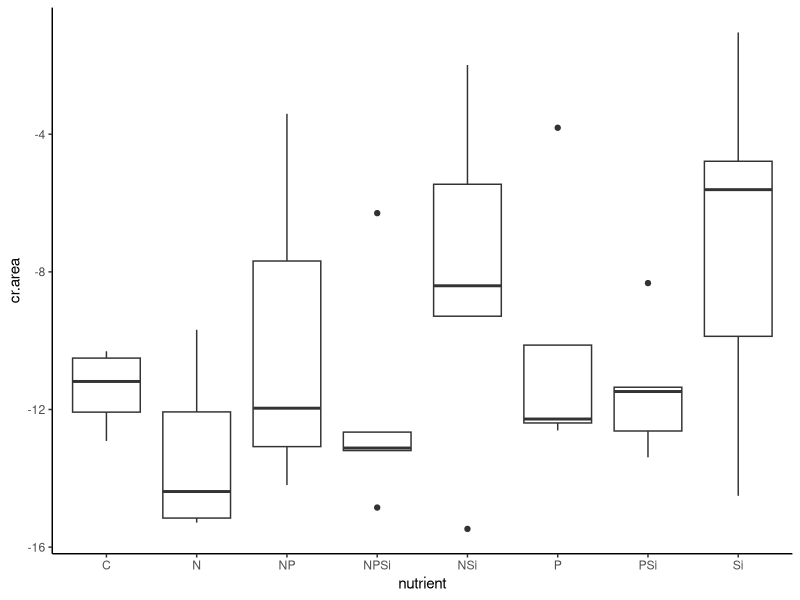
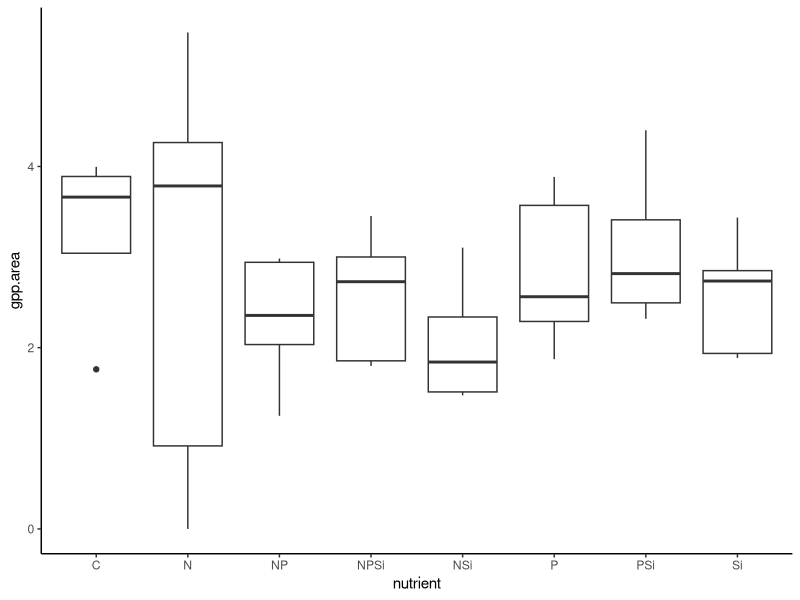
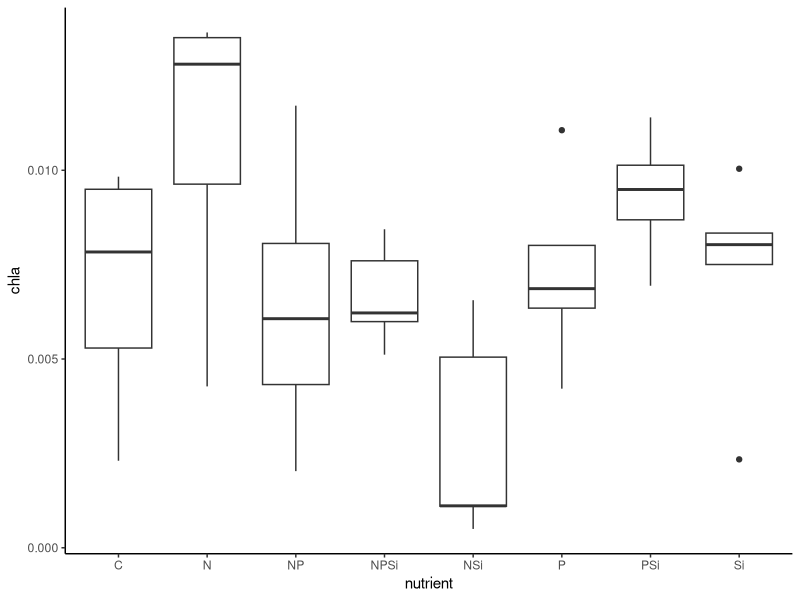
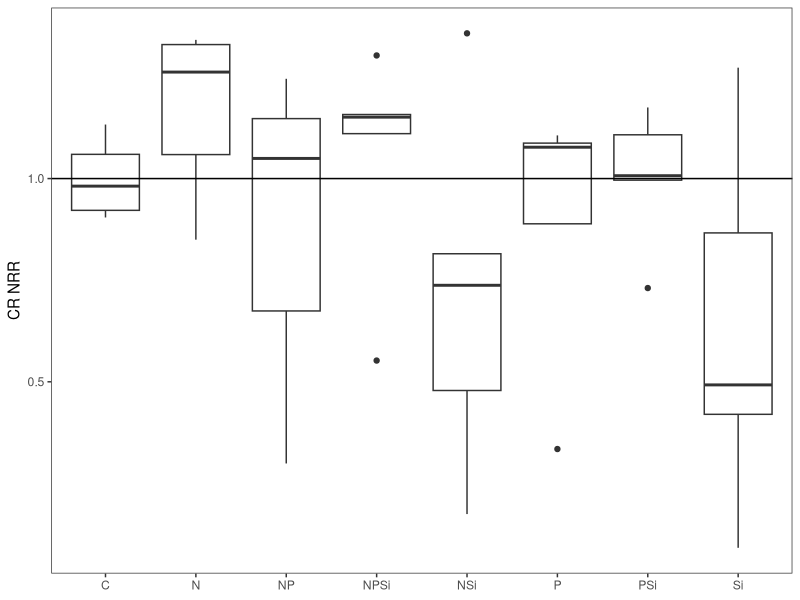
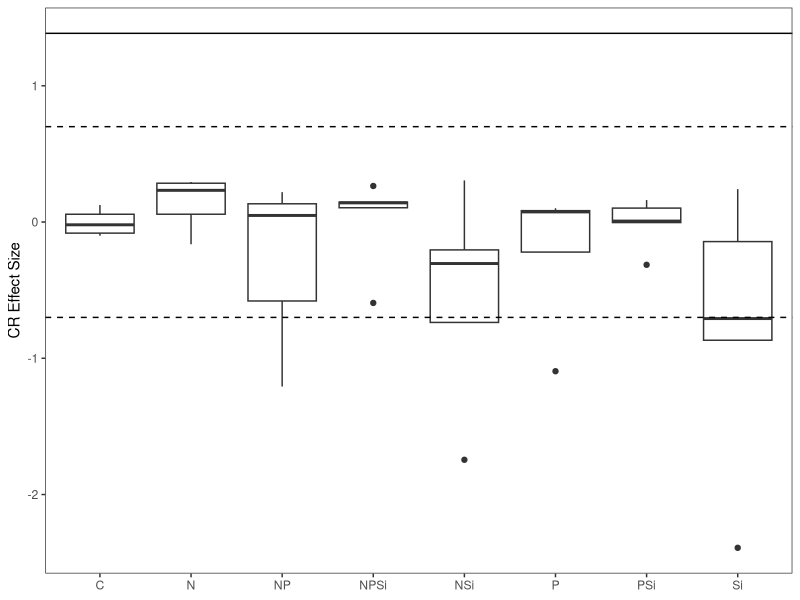
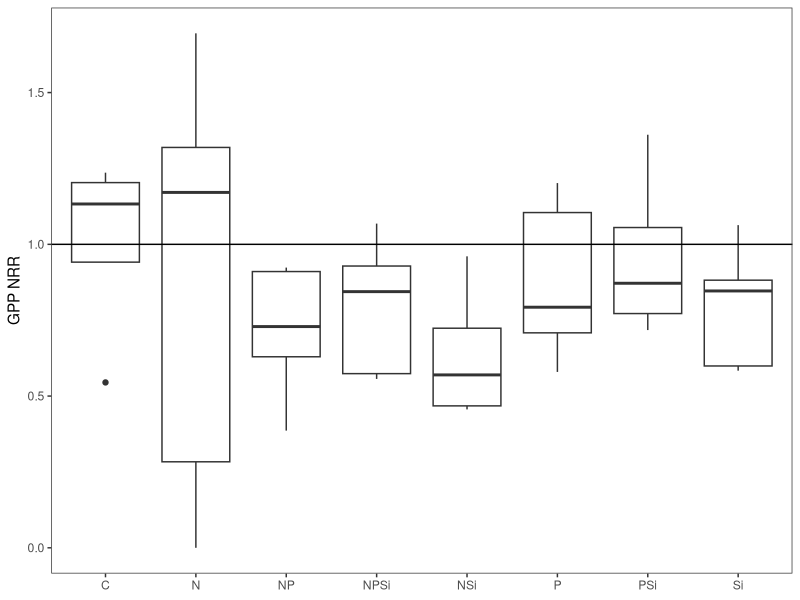
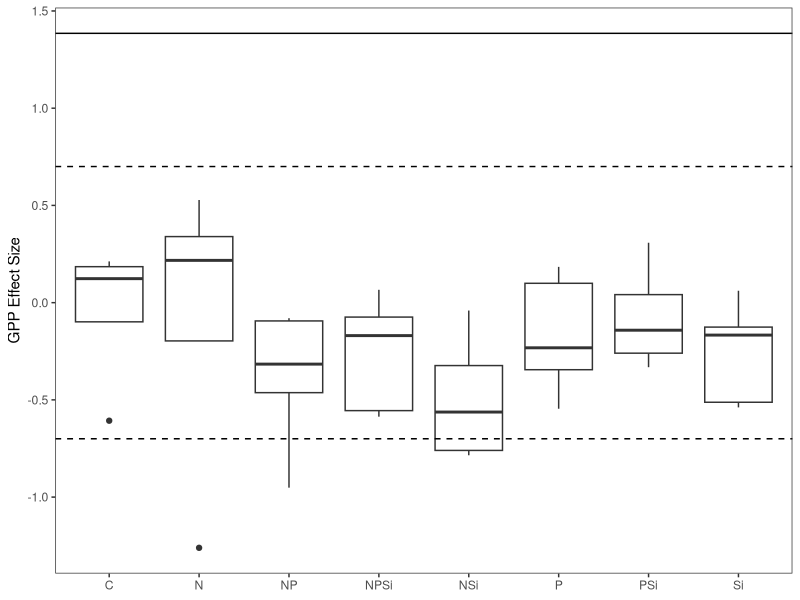
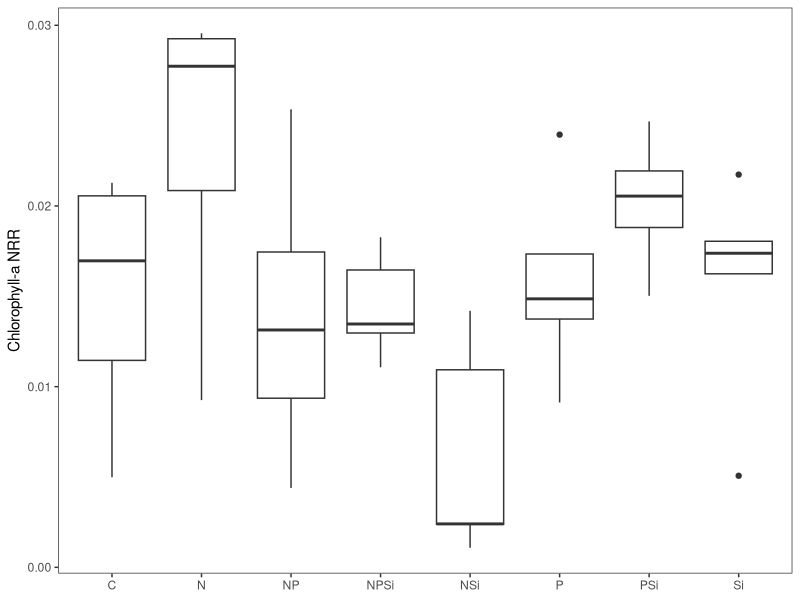

Reproduce these figures in R, in order. (Note: this script raises an error after producing the figures.)
#Author:  Clay Arango
#Creation date: 10-Feb-19
#Script to analyze NDS data from Summer 2018 WSB work with S. Roley and A. Alexiades

#packages
install.packages("nlme")
install.packages("nortest")
install.packages("plyr")
install.packages("dplyr")
install.packages("multcomp")
install.packages("MASS")
install.packages("ggplot2")
library(nlme)
library(nortest)
library(plyr)
library(dplyr)
library(multcomp)
library(MASS)
library(ggplot2)

#Load data
ring_fall <- read.table(file="ring_fall.csv", header=T, sep=",")

#set variable
d = ring_fall

#evaluate data to make sure factors are correct
names(d)

unique(d$nutrient) #control, N, NP, NPSi, NSi, P, PSi, Si
unique(d$N) #should be 0 and 1
unique(d$P) #should be 0 and 1
unique(d$Si) #should be 0 and 1
unique(d$top) #should be "sponge" and "glass"
#if need to change, use recode function below. 
#d$top<-recode(d$top, "cellulose" ="sponge")
str(d)

#convert N and P and Si values (0 or 1 for absence or presence) to factors
d$N<-as.factor(d$N)
d$P<-as.factor(d$P)
d$Si<-as.factor(d$Si)
str(d)

#subset data into gpp and cr response
d.cr = subset(d, top=="sponge", data=d)
d.gpp = subset(d, top=="glass", data=d)

#check for outliers and check data entry before calculating CR-NRR
ggplot(d.cr, aes(x=nutrient, y=cr.area)) + geom_boxplot() + theme_classic()
#P3, O2, T7, K5, L7 are entered correctly, controls look OK
#K3, M1, N8, R6, missing in field

#calculate nrr for cr
x<-ddply(d.cr, "nutrient", summarise, ave_cr = mean(cr.area, na.rm=T)) 
x
d.cr$cr.nrr = d.cr$cr.area/-11.397616 #divide by control ave_cr

#check for outliers and check data entry before calculating GPP- and chla-NRR
ggplot(d.gpp, aes(x=nutrient, y=gpp.area)) + geom_boxplot() + theme_classic()
#K2 is entered correctly
#K1, M7 missing in field
ggplot(d.gpp, aes(x=nutrient, y=chla)) + geom_boxplot() + theme_classic()
#P and Si groups are somewhat spread but somewhat centered

#substitute b.d. chlorophyll with 1/2 detection limit using
#3*SD(y/x)/slope, where SD(y/x) is standard error of the chlorophyll regression
#make vectors for the x (chla) and y (RFU) values found in spreadsheet
#y = c(4.76, 399.36, 760.83, 1244.42, 3162.66, 5616.53)
#x = c(0, 0.025, 0.05, 0.1, 0.25, 0.5)
#summary(lm(y~x))
#chlabd = (345.52/11181.76)/2

#calculate nrr for gpp and chla
x<- ddply(d.gpp, "nutrient", summarise, ave_gpp = mean(gpp.area, na.rm=T), ave_chla = mean(chla, na.rm=T)) 
x
d.gpp$gpp.nrr = d.gpp$gpp.area/3.232171 #divide by control ave_gpp
d.gpp$chla.nrr = d.gpp$chla/0.4619133 #divide by control ave_chla
#use to exclude outliers
#x1<- ddply(subset(d.gpp, !(nds.id=="F6")), "nutrient", summarise, ave_chla = mean(chla_ug_cm2, na.rm=T)) 
#x1
#d.gpp$chla.nrr_1<-d.gpp$chla_ug_cm2/2.700340

#combine into one file and export
d.cr$chla.nrr<-NA
#d.cr$chla.nrr_1<-NA#for excluded outliers
d.cr$gpp.nrr<-NA
d.gpp$cr.nrr<-NA
d.nrr<-rbind(d.cr, d.gpp)
d.nrr$site.date<-"ring_fall"
d.nrr$gpp.es<-log(d.nrr$gpp.nrr)
d.nrr$cr.es<-log(d.nrr$cr.nrr)
d.nrr$chla.es<-log(d.nrr$chla.nrr)

write.table(d.nrr, "ring_fall_nrr.csv",  sep=",", quote=F, row.names =F)

###############
#plots of NRR
##############
ggplot(data=subset(d.cr, !(nutrient=="control")), aes(x=nutrient, y=cr.nrr))+geom_boxplot()+theme_bw()+
  ylab("CR NRR")+geom_abline(slope = 0, intercept = 1)+
  theme(axis.title.x=element_blank(), panel.grid.minor=element_blank(), panel.grid.major=element_blank())
#possible NPSi colimitation, but likely not limited

ggplot(data=subset(d.nrr, (top=="sponge")), aes(x=nutrient, y=cr.es))+geom_boxplot()+theme_bw()+
  ylab("CR Effect Size")+geom_hline(yintercept = 0.7, lty="dashed")+ geom_hline(yintercept = -0.7, lty="dashed")+
  geom_hline(yintercept = 1.385)+
  theme(axis.title.x=element_blank(), panel.grid.minor=element_blank(), panel.grid.major=element_blank())
#nothing over 1.385, so no significance?

ggplot(data=subset(d.gpp, !(nutrient=="control")), aes(x=nutrient, y=gpp.nrr))+geom_boxplot()+theme_bw()+
  ylab("GPP NRR")+geom_abline(slope = 0, intercept = 1)+
  theme(axis.title.x=element_blank(), panel.grid.minor=element_blank(), panel.grid.major=element_blank())
#no limitation

ggplot(data=subset(d.nrr, top =="glass"),aes(x=nutrient, y=gpp.es))+geom_boxplot()+theme_bw()+
  ylab("GPP Effect Size")+geom_hline(yintercept = 0.7, lty="dashed")+
  geom_hline(yintercept = -0.7, lty="dashed")+ geom_hline(yintercept = 1.385)+
  theme(axis.title.x=element_blank(), panel.grid.minor=element_blank(), panel.grid.major=element_blank())
#nothing over 1.385 so no significance?

ggplot(data=subset(d.gpp, !(nutrient=="control")), aes(x=nutrient, y=chla.nrr))+geom_boxplot()+theme_bw()+
  ylab("Chlorophyll-a NRR")+geom_abline(slope = 0, intercept = 1)+ 
  theme(axis.title.x=element_blank(), panel.grid.minor=element_blank(), panel.grid.major=element_blank())
#possible N limitation, but likely not limited

ggplot(data=subset(d.nrr, (top=="glass")), aes(x=nutrient, y=chla.es))+geom_boxplot()+theme_bw()+
  ylab("Chla Effect Size")+ geom_hline(yintercept = 0.7, lty="dashed")+ geom_hline(yintercept = -0.7, lty="dashed")+    
  geom_hline(yintercept = 1.385)+
  theme(axis.title.x=element_blank(), panel.grid.minor=element_blank(), panel.grid.major=element_blank())
#nothing over 1.385 so no significance?

##########
#NRR Summary Files
#########

GPP_sum<-ddply(d.gpp, "nutrient", summarise, ave_nrr.gpp=mean(gpp.nrr, na.rm=T), sd_nrr.gpp=sd(gpp.nrr, na.rm=T), 
               se_nrr.gpp =(sd(gpp.nrr)/sqrt(sum(!is.na(gpp.nrr)))), 
               ci95_nrr.gpp = (1.96*(sd(gpp.nrr)/sqrt(sum(!is.na(gpp.nrr))))),
               ave_nrr.chla=mean(chla.nrr, na.rm=T), sd_nrr.chla=sd(chla.nrr, na.rm=T), 
               se_nrr.chla =(sd(chla.nrr)/sqrt(sum(!is.na(chla.nrr)))), 
               ci95_nrr.chla = (1.96*(sd(chla.nrr)/sqrt(sum(!is.na(chla.nrr))))))
CR_sum<-ddply(d.cr, "nutrient", summarise, ave_nrr.cr=mean(cr.nrr, na.rm=T), sd_nrr.cr=sd(cr.nrr, na.rm=T), 
              se_nrr.cr =(sd(cr.nrr)/sqrt(sum(!is.na(cr.nrr)))), 
              ci95_nrr.cr = (1.96*(sd(cr.nrr)/sqrt(sum(!is.na(cr.nrr))))))

#now combine into one and export
d.sum<-merge(GPP_sum, CR_sum, by="nutrient")
d.sum$site_date<-"ring_fall"
write.table(d.sum, "ring_fall_summ.csv",  sep=",", quote=F, row.names=F)

############################################################
#analyze RESPIRATION data
############################################################

M1<-gls(cr.area~N*P*Si, data=d.cr, na.action=na.omit)
E1<-residuals(M1)
qqnorm(E1)
qqline(E1)
ad.test(E1)
   #residuals are not normal, p=0.01806
hist(E1)  
plot(M1)

plot(filter(d.cr, !is.na(cr.area)) %>% dplyr::select(nutrient), 
     E1, xlab="nutrient", ylab="Residuals")
bartlett.test(cr.area~nutrient, data=d.cr)
   #variance test is ok, p=0.212

anova(M1)
  
#try normalizing
d.cr$l.cr.area = log10(d.cr$cr.area*-1)

M2<-gls(l.cr.area~N*P*Si, data=d.cr, na.action=na.omit)
E2<-residuals(M2)
qqnorm(E2)
qqline(E2)
ad.test(E2)
#residuals are not normal, p=0.0002844
hist(E2)  
plot(M2)

plot(filter(d.cr, !is.na(cr.area)) %>% dplyr::select(nutrient), 
     E1, xlab="nutrient", ylab="Residuals")
bartlett.test(l.cr.area~nutrient, data=d.cr)
#variance test is not equal, p=0.002413

anova(M2)


##########################################################
#do multiple 2 way ANOVAs to improve our ability to interpret
##########################################################
#N and P
M1<-gls(cr.area~N*P, data=d.cr, na.action=na.omit)
E1<-residuals(M1)
qqnorm(E1)
qqline(E1)
ad.test(E1)
#residuals are not normally distributed, p=0.001307
hist(E1)  
plot(M1)

bartlett.test(cr.area~nutrient, data=d.cr)
#variance test OK

anova(M1) #interpretation, no limitation

#remove NA for plotting
xx = na.omit(subset(d.cr, select = c(N,P,cr.area)))
interaction.plot(xx$N, xx$P, xx$cr.area*-1)

#N and Si
M1<-gls(cr.area~N*Si, data=d.cr, na.action=na.omit)
E1<-residuals(M1)
qqnorm(E1)
qqline(E1)
ad.test(E1)
#residuals are not normally distributed, p=0.006354
hist(E1)  
plot(M1)

bartlett.test(cr.area~nutrient, data=d.cr)
#variance test OK

anova(M1) #interpretation, no limitation

#remove NA for plotting
xx = na.omit(subset(d.cr, select = c(N,Si,cr.area)))
interaction.plot(xx$N, xx$Si, xx$cr.area*-1)

#P and Si
M1<-gls(cr.area~P*Si, data=d.cr, na.action=na.omit)
E1<-residuals(M1)
qqnorm(E1)
qqline(E1)
ad.test(E1)
#residuals are normally distributed, p=0.08488
hist(E1)  
plot(M1)

bartlett.test(cr.area~nutrient, data=d.cr)
#variance test OK

anova(M1) #interpretation, no limitation

#remove NA for plotting
xx = na.omit(subset(d.cr, select = c(P,Si,cr.area)))
interaction.plot(xx$P, xx$Si, xx$cr.area*-1)
##########################################################
##########################################################

x <- group_by(d.cr, nutrient) %>%  # Grouping function causes subsequent functions to aggregate by season and reach
  summarize(cr.mean = abs(mean(cr.area, na.rm = TRUE)), # na.rm = TRUE to remove missing values
            cr.sd=abs(sd(cr.area, na.rm = TRUE)),  # na.rm = TRUE to remove missing values
            n = sum(!is.na(cr.area)), # of observations, excluding NAs. 
            cr.se=cr.sd/sqrt(n))

ggplot(data=x, aes(x=nutrient, y=cr.mean)) + 
  geom_bar(stat="identity", position=position_dodge(), color = "black") + 
  geom_errorbar(aes(ymin=cr.mean, ymax=cr.mean+cr.se), width=0.2, 
                position=position_dodge(0.9)) + 
  xlab("Nutrient") +
  ylab(expression(Respiration~(ug~O[2]~m^{-2}~h^{-1}))) +
  ylim(0,20) +
  labs(fill="Light") +
  theme_bw() +
  theme(panel.grid.major=element_blank(),
        panel.grid.minor=element_blank(),
        legend.title=element_text(size=6),
        legend.key=element_blank(), 
        legend.position=c(0.5,0.95), 
        legend.text=element_text(size=8), 
        legend.background=element_blank(), 
        legend.direction="horizontal", 
        legend.key.size=unit(0.3, "cm"), 
        axis.title.y=element_text(size=8), 
        axis.title.x=element_text(size=8), 
        axis.text.x=element_text(size=8))

#ggsave('output/figures/Ring_fall.tiff',
#       units="in",
#       width=3.25,
#       height=3.25,
#       dpi=1200,
#       compression="lzw")

#summarize nrr
x <- group_by(d.cr, nutrient) %>%  # Grouping function causes subsequent functions to aggregate by season and reach
  summarize(cr.mean = abs(mean(cr.nrr, na.rm = TRUE)), # na.rm = TRUE to remove missing values
            cr.sd=abs(sd(cr.nrr, na.rm = TRUE)),  # na.rm = TRUE to remove missing values
            n = sum(!is.na(cr.nrr)), # of observations, excluding NAs. 
            cr.se=cr.sd/sqrt(n))

############################################################
#analyze the PRODUCTION data
############################################################

M1<-gls(gpp.area~N*P*Si, data=d.gpp, na.action=na.omit) 
E1<-residuals(M1)
qqnorm(E1)
qqline(E1)
ad.test(E1)
   #residuals are normal, p=0.4272

hist(E1, xlab="residuals", main="")
plot(M1)

plot(filter(d.gpp, !is.na(gpp.area)) %>% dplyr::select(nutrient), 
     E1, xlab="nutrient", ylab="Residuals")
bartlett.test(gpp.area~nutrient, data=d.gpp)
   #variances are equal, p=0.09051

anova(M1)
  
x <- group_by(d.gpp, nutrient) %>%  # Grouping function causes subsequent functions to aggregate by season and reach
  summarize(gpp.mean = abs(mean(gpp.area, na.rm = TRUE)), # na.rm = TRUE to remove missing values
            gpp.sd=abs(sd(gpp.area, na.rm = TRUE)),  # na.rm = TRUE to remove missing values
            n = sum(!is.na(gpp.area)), # of observations, excluding NAs. 
            gpp.se=gpp.sd/sqrt(n))

ggplot(data=x, aes(x=nutrient, y=gpp.mean)) + 
  geom_bar(stat="identity", position=position_dodge(), color = "black") + 
  geom_errorbar(aes(ymin=gpp.mean, ymax=gpp.mean+gpp.se), width=0.2, 
                position=position_dodge(0.9)) + 
  xlab("Nutrient") +
  ylab(expression(Production~(ug~O[2]~m^{-2}~h^{-1}))) +
  labs(fill="Light") +
  theme_bw() +
  theme(panel.grid.major=element_blank(),
        panel.grid.minor=element_blank(), 
        legend.title=element_text(size=6), 
        legend.key=element_blank(),  
        legend.position=c(0.5,0.95),  
        legend.text=element_text(size=8),  
        legend.background=element_blank(),  
        legend.direction="horizontal",  
        legend.key.size=unit(0.3, "cm"),  
        axis.title.y=element_text(size=8),  
        axis.title.x=element_text(size=8),  
        axis.text.x=element_text(size=8))

#ggsave('output/figures/gppByNutrient.tiff',
#       units="in",
#       width=3.25,
#       height=3.25,
#       dpi=1200,
#       compression="lzw")

#summarize nrr
x <- group_by(d.gpp, nutrient) %>%  # Grouping function causes subsequent functions to aggregate by season and reach
  summarize(gpp.mean = abs(mean(gpp.nrr, na.rm = TRUE)), # na.rm = TRUE to remove missing values
            gpp.sd=abs(sd(gpp.nrr, na.rm = TRUE)),  # na.rm = TRUE to remove missing values
            n = sum(!is.na(gpp.nrr)), # of observations, excluding NAs. 
            gpp.se=gpp.sd/sqrt(n))


############################################################
#analyze the CHL-A biomass on disks

M1<-gls(chla~N*P*Si, data=d.gpp, na.action=na.omit) 
E1<-residuals(M1)
qqnorm(E1)
qqline(E1)
ad.test(E1)
#residuals are normal, p=0.7195

hist(E1, xlab="residuals", main="")
plot(M1)

plot(filter(d.gpp, !is.na(gpp.area)) %>% dplyr::select(nutrient), 
     E1, xlab="nutrient", ylab="Residuals")
bartlett.test(chla~nutrient, data=d.gpp)
#variances are equal, p=0.6106

anova(M1)

##########################################################
#do multiple 2 way ANOVAs to improve our ability to interpret
##########################################################
#N and P
M1<-gls(cr.area~N*P, data=d.cr, na.action=na.omit)
E1<-residuals(M1)
qqnorm(E1)
qqline(E1)
ad.test(E1)
#residuals are normally distributed, p=0.8839
hist(E1)  
plot(M1)

bartlett.test(cr.area~nutrient, data=d.cr)
#variance test OK

anova(M1) #interpretation, N and P limitation separately
#remove NA for plotting
xx = na.omit(subset(d.gpp, select = c(N,P,chla)))
interaction.plot(xx$N, xx$P, xx$chla)

#N and Si
M1<-gls(cr.area~N*Si, data=d.cr, na.action=na.omit)
E1<-residuals(M1)
qqnorm(E1)
qqline(E1)
ad.test(E1)
#residuals are normally distributed, p=0.8783
hist(E1)  
plot(M1)

bartlett.test(cr.area~nutrient, data=d.cr)
#variance test OK

anova(M1) #interpretation, N and Si limitation separately
#remove NA for plotting
xx = na.omit(subset(d.gpp, select = c(N,Si,chla)))
interaction.plot(xx$N, xx$Si, xx$chla)

interaction.plot(d.cr$N, d.cr$Si, d.cr$cr.area)

#P and Si
M1<-gls(cr.area~P*Si, data=d.cr, na.action=na.omit)
E1<-residuals(M1)
qqnorm(E1)
qqline(E1)
ad.test(E1)
#residuals are normally distributed, p=0.09356
hist(E1)  
plot(M1)

bartlett.test(cr.area~nutrient, data=d.cr)
#variance test OK

anova(M1) #P + Si colimitation (presence of Si and absence of P = no response)
#remove NA for plotting
xx = na.omit(subset(d.gpp, select = c(P,Si,chla)))
interaction.plot(xx$P, xx$Si, xx$chla)
